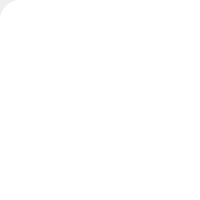
<?xml version="1.0" encoding="UTF-8"?>
<ui version="4.0">
 <class>Form</class>
 <widget class="QWidget" name="Form">
  <property name="geometry">
   <rect>
    <x>0</x>
    <y>0</y>
    <width>200</width>
    <height>200</height>
   </rect>
  </property>
  <property name="windowTitle">
   <string>Form</string>
  </property>
  <widget class="QLabel" name="label">
   <property name="geometry">
    <rect>
     <x>0</x>
     <y>0</y>
     <width>200</width>
     <height>200</height>
    </rect>
   </property>
   <property name="styleSheet">
    <string notr="true">background-color: rgb(255, 255, 255);
border-top-left-radius:20px;</string>
   </property>
   <property name="text">
    <string/>
   </property>
  </widget>
 </widget>
 <resources/>
 <connections/>
</ui>
